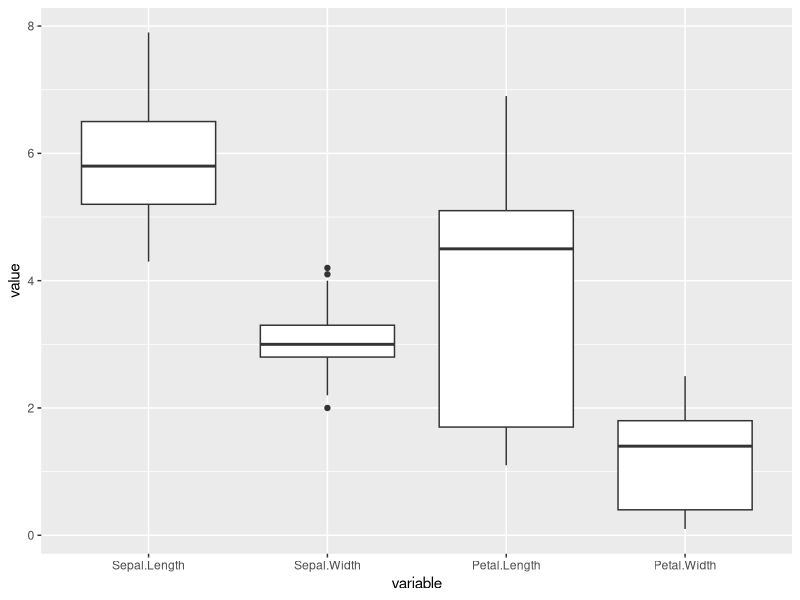
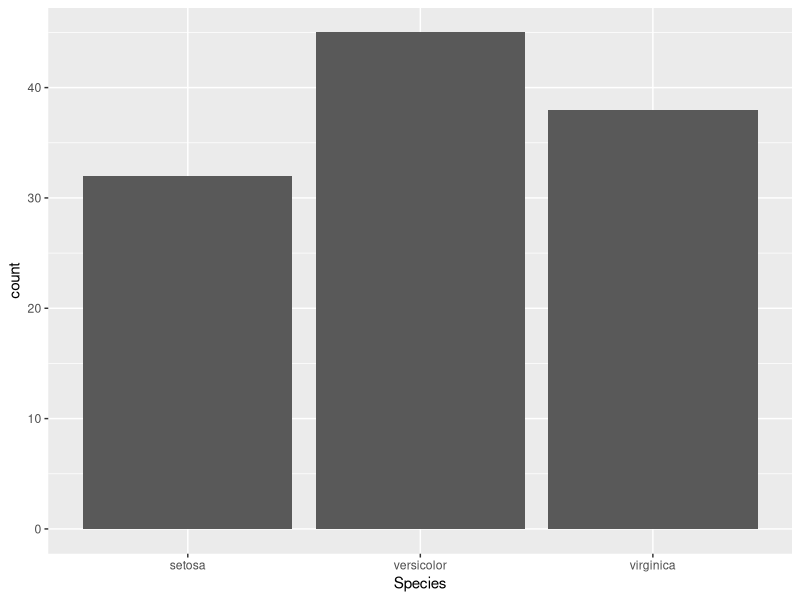
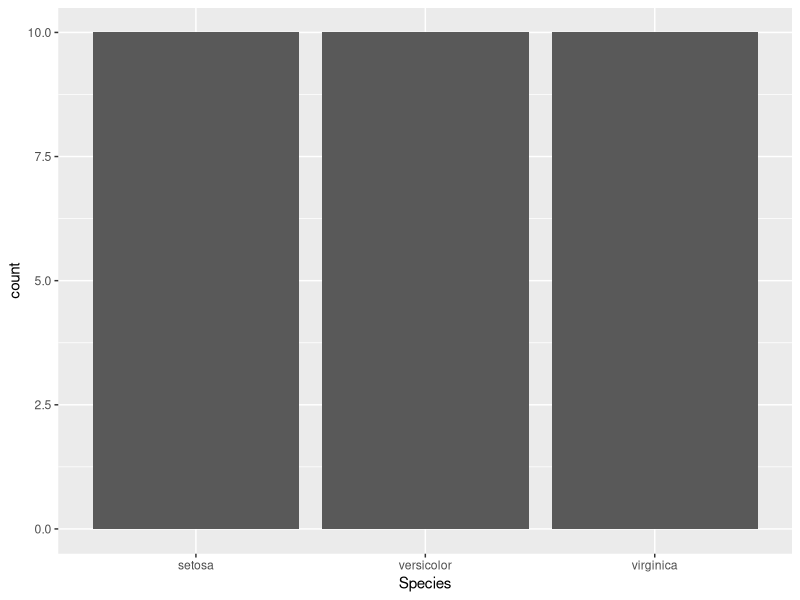

These charts were generated, in order, by the following R code: (Note: this script raises an error after producing the figures.)
## ---- chunk 1
options(htmltools.dir.version = FALSE, eval = FALSE, message = FALSE,
       fig.retina = 3)
## ---- chunk 2
library(caret)
library(ggplot2)
summary(iris)
## ---- chunk 3
set.seed(42)
ind <- sample(c(TRUE, FALSE), nrow(iris), replace = TRUE, prob = c(0.8, 0.2))
train <- iris[ind, ]
test <- iris[!ind, ]


ggplot(data = reshape2::melt(train), aes(variable, value)) +
  geom_boxplot()
## ---- chunk 4
ggplot(data = train, aes(Species)) +
  geom_bar()
## ---- chunk 5
index <- createDataPartition(iris$Species, p=0.20, list=FALSE)
train <- iris[index, ]
test <- iris[-index, ]

ggplot(data = train, aes(Species)) +
  geom_bar()
## ---- chunk 6
model_fit <- train(Species~., data = train, method = "knn", 
                   tuneGrid = expand.grid(k = 1:25))
model_fit
## ---- chunk 7
predictions <- predict(model_fit, test)
confusionMatrix(predictions, test$Species)
## ---- chunk 8
knitr::include_graphics('figs/rmse.png')
knitr::include_graphics('figs/mae.png')
## ---- chunk 9
knitr::include_graphics('figs/rrse.png')
knitr::include_graphics('figs/rae.png')
## ---- chunk 10
knitr::include_graphics('figs/confussionmatrix.png')
## ---- chunk 11
knitr::include_graphics('figs/sensitivity.png')
## ---- chunk 12
knitr::include_graphics('figs/specifity.png')
## ---- chunk 13
knitr::include_graphics('figs/precision.png')
## ---- chunk 14
knitr::include_graphics('figs/accuracy.png')
## ---- chunk 15
knitr::include_graphics('figs/f1.png')
## ---- chunk 16
knitr::include_graphics('figs/k-fold.png')
## ---- chunk 17
knitr::include_graphics('https://chunml.github.io/images/tutorials/regularization/reg_graph.png')
knitr::include_graphics('http://res.cloudinary.com/dyd911kmh/image/upload/f_auto,q_auto:best/v1533936356/Screen_Shot_2018-08-10_at_5.25.26_PM_ltnepj.png')
knitr::include_graphics('http://res.cloudinary.com/dyd911kmh/image/upload/f_auto,q_auto:best/v1533936356/Screen_Shot_2018-08-10_at_5.25.32_PM_qmt5zt.png')
## ---- chunk 18
knitr::include_graphics('figs/bias-variance.png')
## ---- chunk 19
knitr::include_graphics('figs/error-lineal.png')
## ---- chunk 20
knitr::include_graphics('figs/biasvar-lineal.png')
## ---- chunk 21
knitr::include_graphics('figs/biasvar-knn.png')
